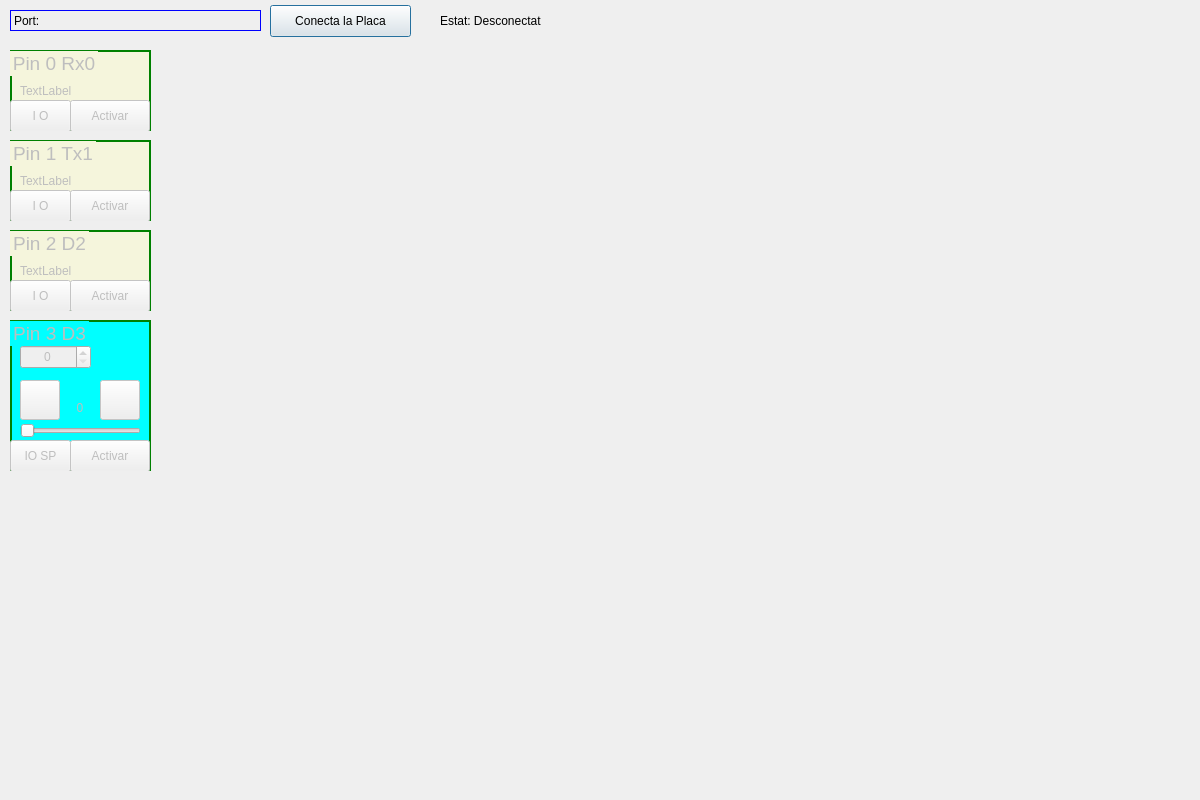
<?xml version="1.0" encoding="UTF-8"?>
<ui version="4.0">
 <class>appNano</class>
 <widget class="QDialog" name="appNano">
  <property name="geometry">
   <rect>
    <x>0</x>
    <y>0</y>
    <width>1200</width>
    <height>800</height>
   </rect>
  </property>
  <property name="windowTitle">
   <string>Aplicacio Arduino NANO</string>
  </property>
  <property name="styleSheet">
   <string notr="true">QGroupBox{
background-color: beige;
border: 2px solid green;
}</string>
  </property>
  <widget class="QLabel" name="etqPort">
   <property name="geometry">
    <rect>
     <x>10</x>
     <y>10</y>
     <width>251</width>
     <height>21</height>
    </rect>
   </property>
   <property name="styleSheet">
    <string notr="true">QLabel {
border: 1px solid blue;
}</string>
   </property>
   <property name="text">
    <string>Port:</string>
   </property>
  </widget>
  <widget class="QPushButton" name="botoConectar">
   <property name="geometry">
    <rect>
     <x>270</x>
     <y>5</y>
     <width>141</width>
     <height>32</height>
    </rect>
   </property>
   <property name="text">
    <string>Conecta la Placa</string>
   </property>
  </widget>
  <widget class="QLabel" name="etqOnOff">
   <property name="geometry">
    <rect>
     <x>410</x>
     <y>8</y>
     <width>24</width>
     <height>24</height>
    </rect>
   </property>
   <property name="text">
    <string/>
   </property>
   <property name="pixmap">
    <pixmap>../imatges/vermell.png</pixmap>
   </property>
   <property name="scaledContents">
    <bool>true</bool>
   </property>
  </widget>
  <widget class="QLabel" name="etqEstat">
   <property name="geometry">
    <rect>
     <x>440</x>
     <y>10</y>
     <width>121</width>
     <height>21</height>
    </rect>
   </property>
   <property name="text">
    <string>Estat: Desconectat</string>
   </property>
  </widget>
  <widget class="QGroupBox" name="gr_0">
   <property name="enabled">
    <bool>false</bool>
   </property>
   <property name="geometry">
    <rect>
     <x>10</x>
     <y>50</y>
     <width>141</width>
     <height>81</height>
    </rect>
   </property>
   <property name="font">
    <font>
     <pointsize>14</pointsize>
    </font>
   </property>
   <property name="title">
    <string>Pin 0 Rx0</string>
   </property>
   <widget class="QLabel" name="IO_0">
    <property name="geometry">
     <rect>
      <x>90</x>
      <y>10</y>
      <width>40</width>
      <height>40</height>
     </rect>
    </property>
    <property name="text">
     <string/>
    </property>
    <property name="pixmap">
     <pixmap>../imatges/vermell.png</pixmap>
    </property>
    <property name="scaledContents">
     <bool>true</bool>
    </property>
   </widget>
   <widget class="QPushButton" name="boto_0">
    <property name="geometry">
     <rect>
      <x>60</x>
      <y>50</y>
      <width>80</width>
      <height>32</height>
     </rect>
    </property>
    <property name="text">
     <string>Activar</string>
    </property>
   </widget>
   <widget class="QPushButton" name="desa_0">
    <property name="geometry">
     <rect>
      <x>0</x>
      <y>50</y>
      <width>61</width>
      <height>32</height>
     </rect>
    </property>
    <property name="text">
     <string>I O</string>
    </property>
   </widget>
   <widget class="QLabel" name="etq_0">
    <property name="geometry">
     <rect>
      <x>10</x>
      <y>30</y>
      <width>71</width>
      <height>21</height>
     </rect>
    </property>
    <property name="text">
     <string>TextLabel</string>
    </property>
   </widget>
  </widget>
  <widget class="QGroupBox" name="gr_1">
   <property name="enabled">
    <bool>false</bool>
   </property>
   <property name="geometry">
    <rect>
     <x>10</x>
     <y>140</y>
     <width>141</width>
     <height>81</height>
    </rect>
   </property>
   <property name="font">
    <font>
     <pointsize>14</pointsize>
    </font>
   </property>
   <property name="title">
    <string>Pin 1 Tx1</string>
   </property>
   <widget class="QLabel" name="IO_1">
    <property name="geometry">
     <rect>
      <x>90</x>
      <y>10</y>
      <width>40</width>
      <height>40</height>
     </rect>
    </property>
    <property name="text">
     <string/>
    </property>
    <property name="pixmap">
     <pixmap>../imatges/vermell.png</pixmap>
    </property>
    <property name="scaledContents">
     <bool>true</bool>
    </property>
   </widget>
   <widget class="QPushButton" name="boto_1">
    <property name="geometry">
     <rect>
      <x>60</x>
      <y>50</y>
      <width>80</width>
      <height>32</height>
     </rect>
    </property>
    <property name="text">
     <string>Activar</string>
    </property>
   </widget>
   <widget class="QPushButton" name="desa_1">
    <property name="geometry">
     <rect>
      <x>0</x>
      <y>50</y>
      <width>61</width>
      <height>32</height>
     </rect>
    </property>
    <property name="text">
     <string>I O</string>
    </property>
   </widget>
   <widget class="QLabel" name="etq_1">
    <property name="geometry">
     <rect>
      <x>10</x>
      <y>30</y>
      <width>71</width>
      <height>21</height>
     </rect>
    </property>
    <property name="text">
     <string>TextLabel</string>
    </property>
   </widget>
  </widget>
  <widget class="QGroupBox" name="gr_2">
   <property name="enabled">
    <bool>false</bool>
   </property>
   <property name="geometry">
    <rect>
     <x>10</x>
     <y>230</y>
     <width>141</width>
     <height>81</height>
    </rect>
   </property>
   <property name="font">
    <font>
     <pointsize>14</pointsize>
    </font>
   </property>
   <property name="title">
    <string>Pin 2 D2</string>
   </property>
   <widget class="QLabel" name="IO_2">
    <property name="geometry">
     <rect>
      <x>90</x>
      <y>10</y>
      <width>40</width>
      <height>40</height>
     </rect>
    </property>
    <property name="text">
     <string/>
    </property>
    <property name="pixmap">
     <pixmap>../imatges/vermell.png</pixmap>
    </property>
    <property name="scaledContents">
     <bool>true</bool>
    </property>
   </widget>
   <widget class="QPushButton" name="boto_2">
    <property name="geometry">
     <rect>
      <x>60</x>
      <y>50</y>
      <width>80</width>
      <height>32</height>
     </rect>
    </property>
    <property name="text">
     <string>Activar</string>
    </property>
   </widget>
   <widget class="QPushButton" name="desa_2">
    <property name="geometry">
     <rect>
      <x>0</x>
      <y>50</y>
      <width>61</width>
      <height>32</height>
     </rect>
    </property>
    <property name="text">
     <string>I O</string>
    </property>
   </widget>
   <widget class="QLabel" name="etq_2">
    <property name="geometry">
     <rect>
      <x>10</x>
      <y>30</y>
      <width>71</width>
      <height>21</height>
     </rect>
    </property>
    <property name="text">
     <string>TextLabel</string>
    </property>
   </widget>
  </widget>
  <widget class="QGroupBox" name="gr_3">
   <property name="enabled">
    <bool>false</bool>
   </property>
   <property name="geometry">
    <rect>
     <x>10</x>
     <y>320</y>
     <width>141</width>
     <height>151</height>
    </rect>
   </property>
   <property name="font">
    <font>
     <pointsize>14</pointsize>
    </font>
   </property>
   <property name="styleSheet">
    <string notr="true">QGroupBox{
background-color: aqua;
}</string>
   </property>
   <property name="title">
    <string>Pin 3 D3</string>
   </property>
   <widget class="QLabel" name="IO_3">
    <property name="geometry">
     <rect>
      <x>90</x>
      <y>10</y>
      <width>40</width>
      <height>40</height>
     </rect>
    </property>
    <property name="text">
     <string/>
    </property>
    <property name="pixmap">
     <pixmap>../imatges/vermell.png</pixmap>
    </property>
    <property name="scaledContents">
     <bool>true</bool>
    </property>
   </widget>
   <widget class="QSpinBox" name="S_3">
    <property name="geometry">
     <rect>
      <x>10</x>
      <y>25</y>
      <width>71</width>
      <height>24</height>
     </rect>
    </property>
    <property name="alignment">
     <set>Qt::AlignCenter</set>
    </property>
    <property name="maximum">
     <number>255</number>
    </property>
   </widget>
   <widget class="QPushButton" name="resta_3">
    <property name="geometry">
     <rect>
      <x>10</x>
      <y>60</y>
      <width>40</width>
      <height>40</height>
     </rect>
    </property>
    <property name="text">
     <string/>
    </property>
    <property name="icon">
     <iconset>
      <normaloff>../imatges/resta.png</normaloff>../imatges/resta.png</iconset>
    </property>
    <property name="iconSize">
     <size>
      <width>30</width>
      <height>30</height>
     </size>
    </property>
   </widget>
   <widget class="QPushButton" name="suma_3">
    <property name="geometry">
     <rect>
      <x>90</x>
      <y>60</y>
      <width>40</width>
      <height>40</height>
     </rect>
    </property>
    <property name="text">
     <string/>
    </property>
    <property name="icon">
     <iconset>
      <normaloff>../imatges/suma.png</normaloff>../imatges/suma.png</iconset>
    </property>
    <property name="iconSize">
     <size>
      <width>30</width>
      <height>30</height>
     </size>
    </property>
   </widget>
   <widget class="QLabel" name="etqD_3">
    <property name="geometry">
     <rect>
      <x>50</x>
      <y>80</y>
      <width>40</width>
      <height>16</height>
     </rect>
    </property>
    <property name="text">
     <string>0</string>
    </property>
    <property name="alignment">
     <set>Qt::AlignCenter</set>
    </property>
   </widget>
   <widget class="QSlider" name="d_3">
    <property name="geometry">
     <rect>
      <x>10</x>
      <y>100</y>
      <width>121</width>
      <height>22</height>
     </rect>
    </property>
    <property name="maximum">
     <number>255</number>
    </property>
    <property name="pageStep">
     <number>1</number>
    </property>
    <property name="orientation">
     <enum>Qt::Horizontal</enum>
    </property>
   </widget>
   <widget class="QPushButton" name="boto_3">
    <property name="geometry">
     <rect>
      <x>60</x>
      <y>120</y>
      <width>80</width>
      <height>32</height>
     </rect>
    </property>
    <property name="text">
     <string>Activar</string>
    </property>
   </widget>
   <widget class="QPushButton" name="desa_3">
    <property name="geometry">
     <rect>
      <x>0</x>
      <y>120</y>
      <width>61</width>
      <height>32</height>
     </rect>
    </property>
    <property name="text">
     <string>IO SP</string>
    </property>
   </widget>
  </widget>
 </widget>
 <resources/>
 <connections/>
</ui>
